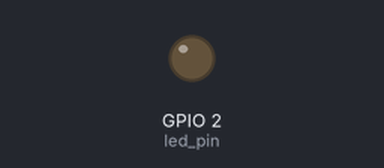
The sketch below on a simulated ESP32. Shown: output pins drawn as LEDs (lit = HIGH).

Above: at 0.3 s.
Timing chart, 0 to 1.8 s (numbered marks = the images above):
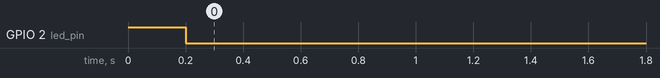

The sketch:

Blinky_demo.ino
```cpp
// Use only core 1 for demo purposes
#if CONFIG_FREERTOS_UNICORE
static const BaseType_t app_cpu = 0;
#else
static const BaseType_t app_cpu = 1;
#endif


//Pins
static const int led_pin = LED_BUILTIN;

//our task
void toggleLED(void *parameter)
{
  digitalWrite(led_pin,HIGH);
  vTaskDelay(200 / portTICK_PERIOD_MS);
  digitalWrite(led_pin,LOW);
  vTaskDelay(200 / portTICK_PERIOD_MS);
}

//setup() and loop() run as their own tasks w/ priority 1 in core 1.

void setup() {

  pinMode(led_pin,OUTPUT);

  xTaskCreatePinnedToCore(    //use xTaskCreate() in vanilla FREERTOS
    toggleLED,              //our task function
    "Toggle LED",           // name of task
    1024,                   //Stack size (bytes in ESP32,words in FREERTOS
    NULL,                   //Parameter to pass to function
    1,                      //priority (higher=greater priority, 0 to configMAX_PRIORITIES-1)
    NULL,                   //Task Handle
    app_cpu);               //Run on one core for demo purposes
}
//IF this were vanilla FREERTOS, you'd need to call the scheduler via vTaskStartScheduler() in main after setting up tasks.
//Its already called for us via arduino.

void loop() {
  // put your main code here, to run repeatedly:

}
```

Measured:
- by itself, GPIO 2 (led_pin): LOW → HIGH at 0.00 s, → LOW 0.20 s later
